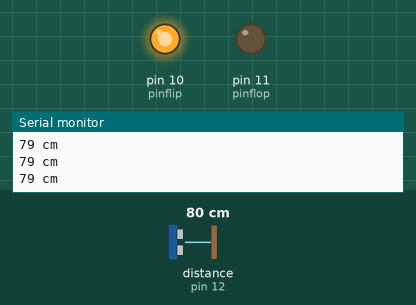
This sketch was run on a simulated Arduino Uno, built with avr-gcc and run on an emulated ATmega328P. Shown: output pins drawn as LEDs (lit = HIGH), the last lines printed to the serial monitor. Wiring (inferred from the names in the program): ultrasonic range finder: trigger pin 13; echo pin 12. The inputs (shaded band) are chosen by the test bench; at power-on: distance to the obstacle (sensor on pin 12) 80 cm. The echo pulse lasts 58.3 µs per cm; pins used as bus, display or sensor lines are not drawn.

Above: at 1.3 s.
1.4 s: distance to the obstacle (sensor on pin 12) set to 10 cm
2.9 s: distance to the obstacle (sensor on pin 12) set to 7 cm
At 3.7 s:
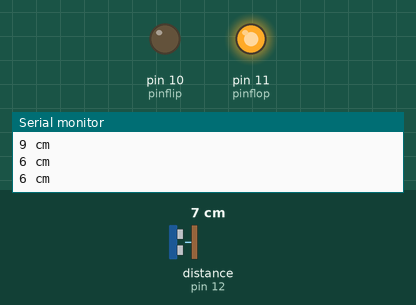
4.5 s: distance to the obstacle (sensor on pin 12) set to 9 cm
At 5.0 s:
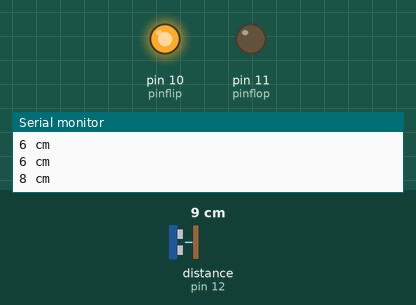
6.0 s: distance to the obstacle (sensor on pin 12) set to 2 cm
At 7.4 s:
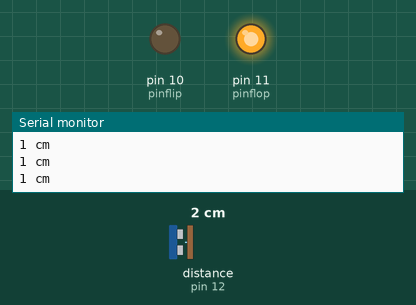
Timing chart, 0 to 8.5 s (numbered marks = the images above; inputs shaded):
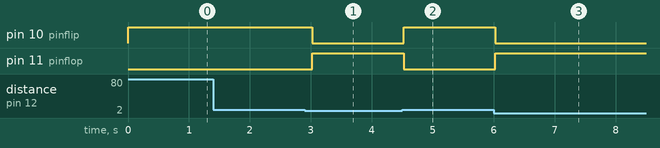

Measured:
- the behaviour switches between 9 and 8 cm on distance to the obstacle (sensor on pin 12) (found by bisection; images 0 and 1)
- after the input at 2.9 s, pin 10 (pinflip): HIGH → LOW after 0.12 s; pin 11 (pinflop): LOW → HIGH after 0.12 s
- after the input at 4.5 s, pin 10 (pinflip): LOW → HIGH at once; pin 11 (pinflop): HIGH → LOW at once
- after the input at 6.0 s, pin 10 (pinflip): HIGH → LOW at once; pin 11 (pinflop): LOW → HIGH at once

The sketch:

ultrasonic_flipdot.ino
```cpp
/*
HC-SR04 Ping distance sensor]
VCC to arduino 5v GND to arduino GND
Echo to Arduino pin 13 Trig to Arduino pin 12
Red POS to Arduino pin 11
Green POS to Arduino pin 10
560 ohm resistor to both LED NEG and GRD power rail
More info at: http://goo.gl/kJ8Gl
Original code improvements to the Ping sketch sourced from Trollmaker.com
Some code and wiring inspired by http://en.wikiversity.org/wiki/User:Dstaub/robotcar
*/

#define trigPin 13
#define echoPin 12

int pinflip = 10;

int pinflop = 11;
int fliptime = 2000;


void setup() {

Serial.begin (9600);

setup_flipdot();
setup_distance_sensor();

}
void loop() {
 long duration, distance;
  digitalWrite(trigPin, LOW);
  delayMicroseconds(2);
  digitalWrite(trigPin, HIGH);

//  delayMicroseconds(1000);
  delayMicroseconds(10);
  digitalWrite(trigPin, LOW);
  duration = pulseIn(echoPin, HIGH);
  distance = (duration/2) / 29.1;


  if (distance < 8)
  {

  digitalWrite(pinflip,LOW);
  digitalWrite(pinflop,HIGH);

}
  else {
   digitalWrite(pinflop,LOW);
   digitalWrite(pinflip,HIGH);
  }
  if (distance >= 200 || distance <= 0){
    Serial.println("Out of range");
  }
  else {

    Serial.print(distance);
    Serial.println(" cm");

  }
  delay(500);
}


void setup_flipdot(){

  pinMode(pinflip, OUTPUT);
  pinMode(pinflop, OUTPUT);
  digitalWrite(pinflip, HIGH);
  digitalWrite(pinflop, LOW);
}


void setup_distance_sensor() {

  pinMode(trigPin, OUTPUT);
  pinMode(echoPin, INPUT);

}
```
